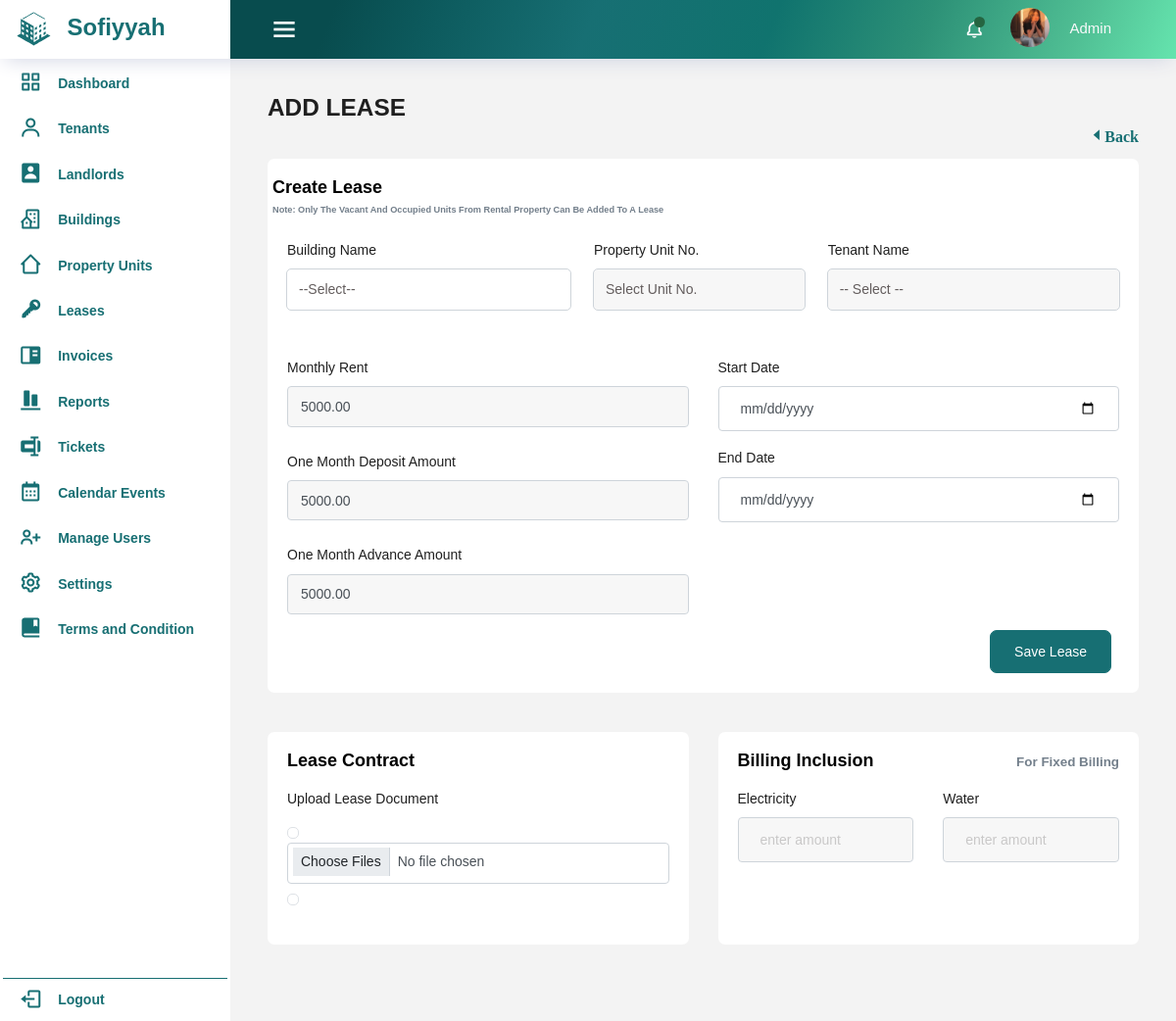
The app's page /leases/add_lease.php (signed in) with its own data.
### tables this page shows
CREATE TABLE `property_units` (
  `id` int(11) NOT NULL,
  `property_id` int(11) NOT NULL,
  `unit_type_id` int(11) NOT NULL,
  `unit_no` varchar(10) NOT NULL,
  `floor_level` int(100) NOT NULL,
  `num_rooms` int(11) DEFAULT NULL,
  `num_bathrooms` int(11) DEFAULT NULL,
  `monthly_rent` decimal(10,2) NOT NULL,
  `unit_condition_id` int(11) NOT NULL,
  `pu_features` longtext NOT NULL,
  `status` varchar(255) NOT NULL DEFAULT 'Vacant',
  `one_month_deposit` decimal(10,2) NOT NULL,
  `one_month_advance` decimal(10,2) NOT NULL,
  `created_at` timestamp NOT NULL DEFAULT current_timestamp(),
  `updated_at` timestamp NOT NULL DEFAULT current_timestamp() ON UPDATE current_timestamp()
);

### leases/add_lease.php (the view, shortened to what this page needs)
<?php
  require_once '../includes/dbconfig.php';
    require_once '../includes/header.php';
?>
<body>
<div class="container-scroller">
  <?php
    require_once '../includes/navbar.php';
  ?>
<div class="container-fluid page-body-wrapper">
<?php
        if (isset($_SESSION['user_type'])) {
            if ($_SESSION['user_type'] == 'landlord') {
                require_once '../alandlord-dash/landlord_sidebar.php';
            } elseif ($_SESSION['user_type'] == 'admin') {
                require_once '../includes/sidebar.php';
            }
        } else {
        }
    ?>
<div class="main-panel">
  <div class="content-wrapper">
    <div class="row">
      <div class="col-12 col-xl-8 mb-4 mb-xl-0">
        <h3 class="font-weight-bolder">ADD LEASE</h3>
      </div>
      <div class="add-page-container">
        <div class="col-md-2 d-flex justify-align-between float-right">
          <a href="leases.php" class='bx bx-caret-left'>Back</a>
        </div>
      </div>
    </div>
    <form action="add_lease.php" method="post">
      <div class="row">
        <div class="col-lg-12 grid-margin stretch-card">
          <div class="card">
            <div class="card-body">
              <div class="row">
                <h4 class="card-title">Create Lease
                <p class="text-muted text-break fs-8 mt-1 mb-0 pl-0 col-md-12">Note: Only the vacant and occupied units from rental property can be added to a lease</p></h4>
              </div>
              <div class="row g-3">
                <div class="col-md-12">
                  <div class="d-inline-flex w-100">
                    <div class="form-group pr-4 w-100">
                      <label for="property_name">Building Name</label>
                      <select class="form-control form-control-sm" placeholder="" id="property_name" name="property_name"  onchange="filterPropertyUnits()" required>
                          <option value="none">--Select--</option>
                      </select>
                    </div>
                    <div class="form-group pr-4 w-75">
                      <label for="property_unit">Property Unit No.</label>
                      <select class="form-control form-control-sm mb-3 req" id="property_unit" name="property_unit" onchange="updateRent()" disabled>
                        <option class="col-md-6" value="" disabled selected>Select Unit No.</option>
                        <?php
                          $result = mysqli_query($conn, "SELECT pu.*, p.property_name
                              FROM property_units pu
                              RIGHT JOIN properties p ON pu.property_id = p.id
                              WHERE status IN ('Vacant', 'Occupied')
                              ORDER BY p.property_name;");
                          while ($row = mysqli_fetch_assoc($result)) {
                              $rent = $row['monthly_rent'];
                              $deposit = $row['one_month_deposit'];
                              $advance = $row['one_month_advance'];
                          }
                        ?>
                      </select>
                    </div>
                    <div class="form-group w-100">
                      <label for="tenant_name">Tenant Name</label>
                      <select name="tenant_name" id="tenant_name" class="form-control form-control-sm" disabled>
                        <option value="">-- Select --</option>
                      </select>
                    </div>
                  </div>
                </div>
                <div class="col-md-6">
                  <div class="form-group">
                    <label for="monthly_rent">Monthly Rent</label>
                    <input type="number" min="0" step="0.01" class="form-control form-control-sm" id="monthly_rent" placeholder="Monthly Rent (default)" name="monthly_rent" value = "<?php echo "$rent"?>" disabled>
                  </div>
                  <div class="form-group pt-2">
                    <div class="">
                      <label for="one_month_deposit">One Month Deposit Amount</label>
                      <input type="number" min="0" step="0.01" class="form-control form-control-sm" id="one_month_deposit" placeholder="One Month Deposit (default)" name="one_month_deposit" value="<?php echo "$deposit" ?>"disabled>
                    </div>
                  </div>
                  <div class="form-group pt-2">
                    <div class="">
                      <label for="one_month_advance">One Month Advance Amount</label>
                      <input type="number" min="0" step="0.01" class="form-control form-control-sm" id="one_month_advance" placeholder="One Month Advance (default)" name="one_month_advance" value="<?php echo "$advance" ?>"disabled>
                    </div>
                  </div>
                </div>
                <div class="col-md-6">
                  <div class="form-group">
                    <label for="lease_start">Start Date</label>
                    <div class="input-group">
                      <input min="<?php echo date('Y-m-d', strtotime('-1 month')); ?>" type="date" class="form-control" id="lease_start" name="lease_start" placeholder="Start Date" aria-label="lease_start" onchange="updateEndDate()">
                    </div>
                  </div>
                  <div class="form-group">
                    <label for="lease_end">End Date</label>
                    <div class="input-group">
                      <input min="<?php echo date('Y-m-d', strtotime('-1 month')); ?>" type="date" class="form-control" id="lease_end" name="lease_end" placeholder="End Date" aria-label="lease_end">
                    </div>
                  </div>
                </div>
              </div>
              <button type="submit" class="btn btn-primary float-right mr-2" name="save">Save Lease</button>
            </div>
          </div>
        </div>
        <div class="col-md-6 grid-margin stretch-card">
          <div class="card">
            <div class="card-body">
              <h4 class="card-title">Lease Contract</h4>
              <div class="row">
                <div class="form-group col-md-12">
                  <label for="lease_doc">Upload Lease Document</label><br>
                  <div class="image-container" id="uploaded-images"></div>
                  <input type="file" class="form-control form-control-sm" name="lease_doc[]" id="lease_doc" accept=".jpg,.jpeg,.png" multiple>
                  <div class="image-container" id="uploaded-images"></div>
                </div>
              </div>
            </div>
          </div>
        </div>
        <div class="col-md-6 grid-margin stretch-card">
          <div class="card">
            <div class="card-body">
              <h4 class="card-title">Billing Inclusion<span class="text-muted text-break fs-7 mt-1 mb-0 float-right"> for fixed billing</span></h4>
              <div class="row">
                <div class="form-group col-12 col-sm-6">
                  <label for="electricity" class="d-flex align-items-center">Electricity</label>
                  <input type="number" class="form-control" id="electricity" name="electricity" placeholder="enter amount" disabled>
                </div>
                <div class="form-group col-12 col-sm-6">
                  <label for="water" class="d-flex align-items-center">Water</label>
                  <input type="number" class="form-control" id="water" name="water" placeholder="enter amount" disabled>
                </div>
              </div>
            </div>
          </div>
        </div>
      </div>
    </form>

### css/custom.css (style rules this page uses)
:root { --fs-7: 13.4px; --fs-8: 9.2px; --fw-300: 300; --fw-500: 500; --fw-600: 600; --fw-700: 700; }
.fs-7 { font-size: var(--fs-7) !important; }
.fs-8 { font-size: var(--fs-8) !important; }
.image-container { max-height: 100%; overflow-y: auto; }
.mb-4 { font-weight: bold; }
.bx.bx-caret-left { color: #176f73; font-size: 1rem; margin-left: auto; font-weight: bold; }
*, *::before, *::after { box-sizing: border-box; }
.add-page-container { margin-bottom: 1rem; }
input { box-shadow: 0px 4px 8px rgba(29, 65, 46, 0.2); }
.card { position: relative; display: flex; flex-direction: column; min-width: 0; word-wrap: break-word; background-color: #fff; background-clip: border-box; border: 1px solid rgba(0,0,0,.125); border-radius: 1rem; }
.image-container { display: inline-block; border: 1px solid #dee2e6; border-radius: 5px; padding: 5px; margin-top: 10px; object-fit: scale-down; }
.row>* { padding-left: calc(var(--bs-gutter-x) * .0); padding-right: calc(var(--bs-gutter-x) * .0); }
.req { color:red; }
:root { --fc-small-font-size: .85em!important; --fc-page-bg-color: #fff!important; --fc-neutral-bg-color: hsla(0,0%,82%,.3)!important; --fc-neutral-text-color: grey!important; --fc-border-color: #ddd!important; --fc-button-text-color: #fff!important; --fc-button-bg-color: #2c3e50!important; --fc-button-border-color: #879baf6b!important; --fc-button-hover-bg-color: #2d6465!important; --fc-button-hover-border-color: #2d6465!important; --fc-button-active-bg-color: #115845e8!important; --fc-button-active-border-color: #115845e8!important; --fc-event-bg-color: #c3d837!important; --fc-event-border-color: #c3d837!important; --fc-event-text-color: #01105d!important; --fc-event-selected-overlay-color: rgba(0, 0, 0, 0.4)!important; --fc-more-link-bg-color: #d0d0d0!important; --fc-more-link-text-color: inherit!important; --fc-event-resizer-thickness: 8px!important; --fc-event-resizer-dot-total-width: 8px!important; --fc-event-resizer-dot-border-width: 1px!important; --fc-non-business-color: hsla(0,0%,84%,.3)!important; --fc-bg-event-color: #8be347!important; --fc-bg-event-opacity: 0.3!important; --fc-highlight-color: rgba(168, 232, 245, 0.3)!important; --fc-today-bg-color: rgb(46 112 179 / 10%)!important; --fc-now-indicator-color: red; }

### records on screen
property_units: monthly_rent "5000.00", one_month_deposit "5000.00", one_month_advance "5000.00"

### other values on screen
$_SESSION['username'] "Admin"
